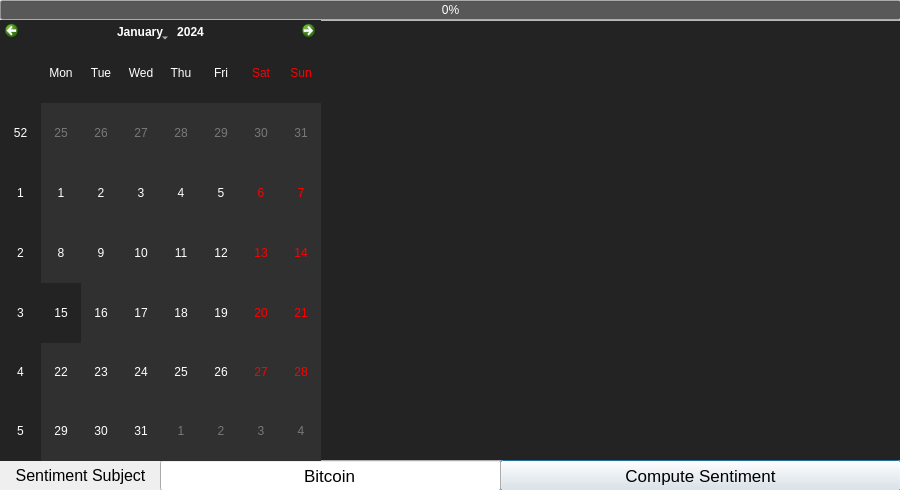
<?xml version="1.0" encoding="UTF-8"?>
<ui version="4.0">
 <class>Window</class>
 <widget class="QDialog" name="Window">
  <property name="geometry">
   <rect>
    <x>0</x>
    <y>0</y>
    <width>900</width>
    <height>490</height>
   </rect>
  </property>
  <property name="minimumSize">
   <size>
    <width>900</width>
    <height>490</height>
   </size>
  </property>
  <property name="maximumSize">
   <size>
    <width>900</width>
    <height>490</height>
   </size>
  </property>
  <property name="palette">
   <palette>
    <active>
     <colorrole role="Text">
      <brush brushstyle="SolidPattern">
       <color alpha="255">
        <red>255</red>
        <green>255</green>
        <blue>255</blue>
       </color>
      </brush>
     </colorrole>
     <colorrole role="Base">
      <brush brushstyle="SolidPattern">
       <color alpha="255">
        <red>88</red>
        <green>88</green>
        <blue>88</blue>
       </color>
      </brush>
     </colorrole>
    </active>
    <inactive>
     <colorrole role="Text">
      <brush brushstyle="SolidPattern">
       <color alpha="255">
        <red>255</red>
        <green>255</green>
        <blue>255</blue>
       </color>
      </brush>
     </colorrole>
     <colorrole role="Base">
      <brush brushstyle="SolidPattern">
       <color alpha="255">
        <red>88</red>
        <green>88</green>
        <blue>88</blue>
       </color>
      </brush>
     </colorrole>
    </inactive>
    <disabled>
     <colorrole role="Text">
      <brush brushstyle="SolidPattern">
       <color alpha="255">
        <red>120</red>
        <green>120</green>
        <blue>120</blue>
       </color>
      </brush>
     </colorrole>
     <colorrole role="Base">
      <brush brushstyle="SolidPattern">
       <color alpha="255">
        <red>240</red>
        <green>240</green>
        <blue>240</blue>
       </color>
      </brush>
     </colorrole>
    </disabled>
   </palette>
  </property>
  <property name="windowTitle">
   <string>Python Sentiment Bot</string>
  </property>
  <property name="windowIcon">
   <iconset>
    <normaloff>Resources/icon.ico</normaloff>Resources/icon.ico</iconset>
  </property>
  <property name="whatsThis">
   <string>Python Sentiment Bot</string>
  </property>
  <property name="autoFillBackground">
   <bool>false</bool>
  </property>
  <property name="sizeGripEnabled">
   <bool>false</bool>
  </property>
  <widget class="QPlainTextEdit" name="outputTxt">
   <property name="geometry">
    <rect>
     <x>320</x>
     <y>20</y>
     <width>581</width>
     <height>441</height>
    </rect>
   </property>
   <property name="palette">
    <palette>
     <active>
      <colorrole role="Base">
       <brush brushstyle="SolidPattern">
        <color alpha="255">
         <red>35</red>
         <green>35</green>
         <blue>35</blue>
        </color>
       </brush>
      </colorrole>
     </active>
     <inactive>
      <colorrole role="Base">
       <brush brushstyle="SolidPattern">
        <color alpha="255">
         <red>35</red>
         <green>35</green>
         <blue>35</blue>
        </color>
       </brush>
      </colorrole>
     </inactive>
     <disabled>
      <colorrole role="Base">
       <brush brushstyle="SolidPattern">
        <color alpha="255">
         <red>240</red>
         <green>240</green>
         <blue>240</blue>
        </color>
       </brush>
      </colorrole>
     </disabled>
    </palette>
   </property>
   <property name="font">
    <font>
     <family>Courier New</family>
     <pointsize>10</pointsize>
    </font>
   </property>
   <property name="whatsThis">
    <string>All output text will be displayed here.</string>
   </property>
   <property name="readOnly">
    <bool>true</bool>
   </property>
   <property name="plainText">
    <string/>
   </property>
  </widget>
  <widget class="QPushButton" name="computeBtn">
   <property name="geometry">
    <rect>
     <x>500</x>
     <y>460</y>
     <width>401</width>
     <height>31</height>
    </rect>
   </property>
   <property name="font">
    <font>
     <pointsize>13</pointsize>
    </font>
   </property>
   <property name="whatsThis">
    <string>Click this button to begin the sentiment analysis.</string>
   </property>
   <property name="text">
    <string>Compute Sentiment</string>
   </property>
   <property name="autoRepeat">
    <bool>false</bool>
   </property>
   <property name="autoExclusive">
    <bool>false</bool>
   </property>
   <property name="default">
    <bool>false</bool>
   </property>
  </widget>
  <widget class="QProgressBar" name="progressBar">
   <property name="geometry">
    <rect>
     <x>0</x>
     <y>0</y>
     <width>901</width>
     <height>20</height>
    </rect>
   </property>
   <property name="whatsThis">
    <string>Displays the progress of the current sentiment analysis.</string>
   </property>
   <property name="value">
    <number>0</number>
   </property>
  </widget>
  <widget class="QLineEdit" name="subjectTxt">
   <property name="geometry">
    <rect>
     <x>160</x>
     <y>460</y>
     <width>341</width>
     <height>31</height>
    </rect>
   </property>
   <property name="font">
    <font>
     <pointsize>13</pointsize>
    </font>
   </property>
   <property name="whatsThis">
    <string>Enter a keyword, and the sentiment bot will try to determine the current sentiment of the topic.</string>
   </property>
   <property name="autoFillBackground">
    <bool>false</bool>
   </property>
   <property name="styleSheet">
    <string notr="true">color: rgb(0, 0, 0)</string>
   </property>
   <property name="text">
    <string>Bitcoin</string>
   </property>
   <property name="alignment">
    <set>Qt::AlignCenter</set>
   </property>
  </widget>
  <widget class="QLabel" name="subjectLbl">
   <property name="geometry">
    <rect>
     <x>0</x>
     <y>460</y>
     <width>161</width>
     <height>31</height>
    </rect>
   </property>
   <property name="font">
    <font>
     <pointsize>12</pointsize>
    </font>
   </property>
   <property name="text">
    <string>Sentiment Subject</string>
   </property>
   <property name="alignment">
    <set>Qt::AlignCenter</set>
   </property>
  </widget>
  <widget class="QCalendarWidget" name="calendar">
   <property name="geometry">
    <rect>
     <x>0</x>
     <y>20</y>
     <width>321</width>
     <height>441</height>
    </rect>
   </property>
   <property name="palette">
    <palette>
     <active>
      <colorrole role="WindowText">
       <brush brushstyle="SolidPattern">
        <color alpha="255">
         <red>255</red>
         <green>255</green>
         <blue>255</blue>
        </color>
       </brush>
      </colorrole>
      <colorrole role="ButtonText">
       <brush brushstyle="SolidPattern">
        <color alpha="255">
         <red>255</red>
         <green>255</green>
         <blue>255</blue>
        </color>
       </brush>
      </colorrole>
      <colorrole role="Base">
       <brush brushstyle="SolidPattern">
        <color alpha="255">
         <red>48</red>
         <green>48</green>
         <blue>48</blue>
        </color>
       </brush>
      </colorrole>
      <colorrole role="Highlight">
       <brush brushstyle="SolidPattern">
        <color alpha="255">
         <red>35</red>
         <green>35</green>
         <blue>35</blue>
        </color>
       </brush>
      </colorrole>
      <colorrole role="AlternateBase">
       <brush brushstyle="SolidPattern">
        <color alpha="255">
         <red>35</red>
         <green>35</green>
         <blue>35</blue>
        </color>
       </brush>
      </colorrole>
     </active>
     <inactive>
      <colorrole role="WindowText">
       <brush brushstyle="SolidPattern">
        <color alpha="255">
         <red>255</red>
         <green>255</green>
         <blue>255</blue>
        </color>
       </brush>
      </colorrole>
      <colorrole role="ButtonText">
       <brush brushstyle="SolidPattern">
        <color alpha="255">
         <red>255</red>
         <green>255</green>
         <blue>255</blue>
        </color>
       </brush>
      </colorrole>
      <colorrole role="Base">
       <brush brushstyle="SolidPattern">
        <color alpha="255">
         <red>48</red>
         <green>48</green>
         <blue>48</blue>
        </color>
       </brush>
      </colorrole>
      <colorrole role="Highlight">
       <brush brushstyle="SolidPattern">
        <color alpha="255">
         <red>35</red>
         <green>35</green>
         <blue>35</blue>
        </color>
       </brush>
      </colorrole>
      <colorrole role="AlternateBase">
       <brush brushstyle="SolidPattern">
        <color alpha="255">
         <red>35</red>
         <green>35</green>
         <blue>35</blue>
        </color>
       </brush>
      </colorrole>
     </inactive>
     <disabled>
      <colorrole role="WindowText">
       <brush brushstyle="SolidPattern">
        <color alpha="255">
         <red>120</red>
         <green>120</green>
         <blue>120</blue>
        </color>
       </brush>
      </colorrole>
      <colorrole role="ButtonText">
       <brush brushstyle="SolidPattern">
        <color alpha="255">
         <red>120</red>
         <green>120</green>
         <blue>120</blue>
        </color>
       </brush>
      </colorrole>
      <colorrole role="Base">
       <brush brushstyle="SolidPattern">
        <color alpha="255">
         <red>240</red>
         <green>240</green>
         <blue>240</blue>
        </color>
       </brush>
      </colorrole>
      <colorrole role="Highlight">
       <brush brushstyle="SolidPattern">
        <color alpha="255">
         <red>0</red>
         <green>120</green>
         <blue>215</blue>
        </color>
       </brush>
      </colorrole>
      <colorrole role="AlternateBase">
       <brush brushstyle="SolidPattern">
        <color alpha="255">
         <red>35</red>
         <green>35</green>
         <blue>35</blue>
        </color>
       </brush>
      </colorrole>
     </disabled>
    </palette>
   </property>
  </widget>
 </widget>
 <resources/>
 <connections/>
</ui>
